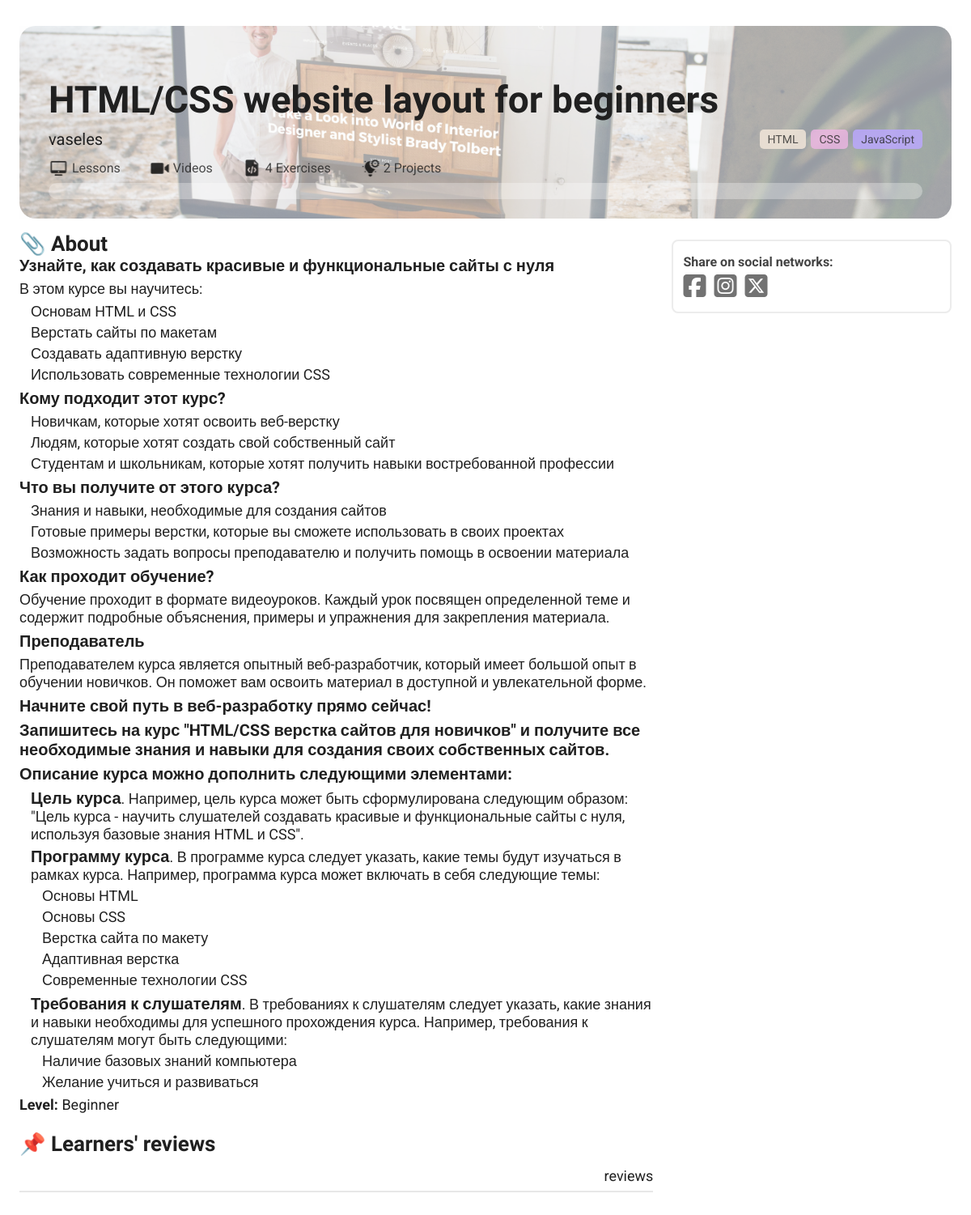
Before: /courses/1/ with the older database file.
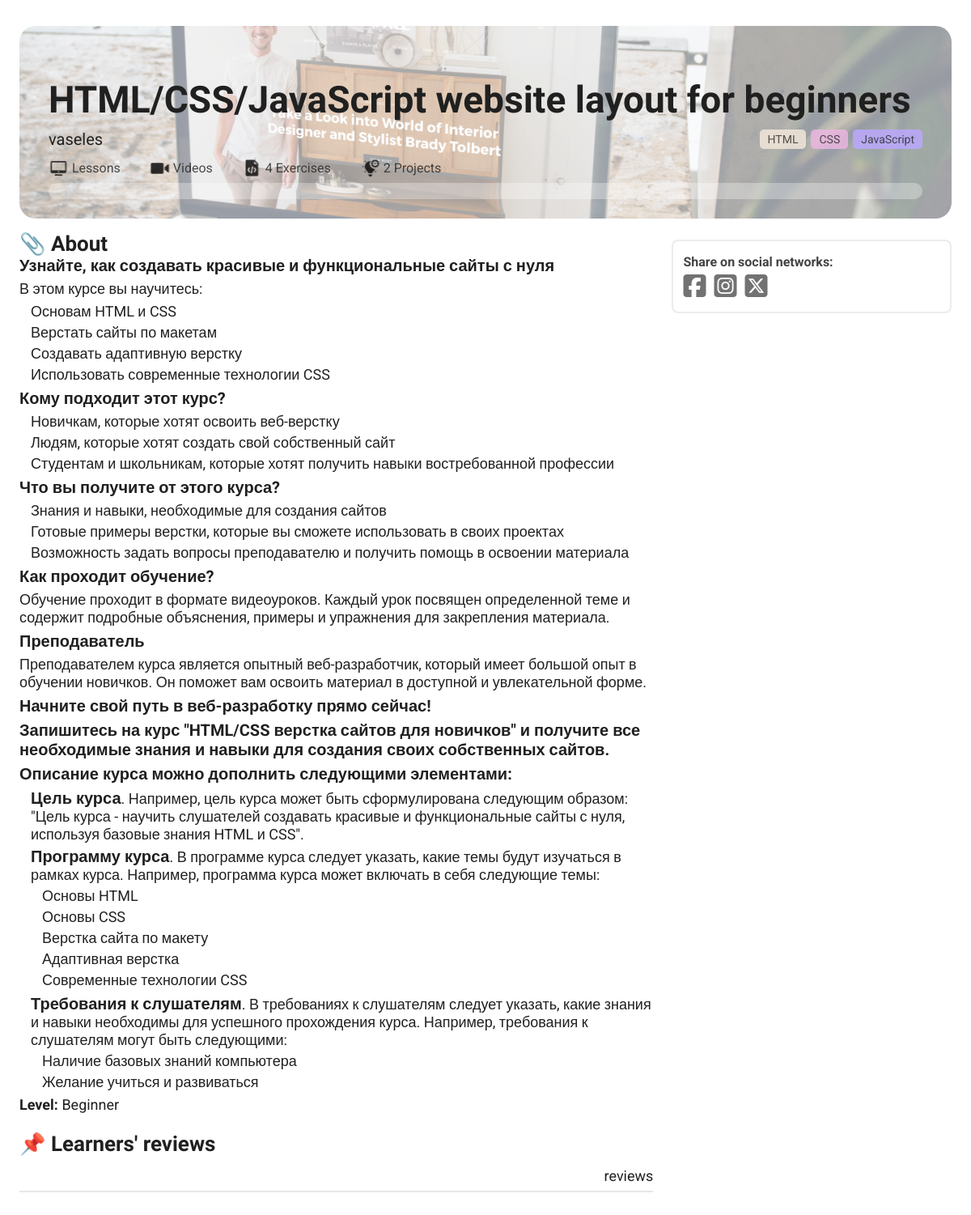
After: the same page with the newer database file.
### course/models.py (models this page shows, shortened)
class Course(models.Model):
    LEVEL = (
        ('Beginner', 'Beginner'),
        ('Intermediate', 'Intermediate'),
        ('Expert', 'Expert'),
    )
    title = models.CharField(max_length=250)
    user = models.ForeignKey(User, on_delete=models.CASCADE)
    image = models.ImageField(upload_to=f'courses/{title}', blank=True)
    tags = models.ManyToManyField(Tag, blank=True)
    about = RichTextField(blank=True)
    level = models.CharField(max_length=13, choices=LEVEL)
    public = models.BooleanField(default=False)
    likes = models.ManyToManyField(User, blank=True, related_name='likes')
    course_titles = models.ManyToManyField('Title', through='TitleOrder', blank=True, default=[],  related_name='course_titles')
    users_who_registered = models.ManyToManyField(User, related_name='users_who_registered', blank=True)
    created = models.DateTimeField(auto_now_add=True)
    updated = models.DateTimeField(auto_now=True)

class Tag(models.Model):
    name = models.CharField(max_length=100)

### course/views/course.py (the view)
# urls.py: path('', course.courses, name='courses'),
def course(request, id):
    course = get_object_or_404(Course, pk=id)
    return render(request, 'course/course.html', {
        'course': course,
    })

### course/templates/course/course.html (shortened to what this page needs)
{% include 'main.html' %}
{% block title %}
    <link rel="stylesheet" href="/static/css/courses/course.css">
{% endblock title %}
{% block content %}
<div class="course">
    <div class="course__item"
    {% if request.user.is_authenticated %}
        style="margin-left: 200px;"
    {% else %}
        style="margin-left: 0px"
    {% endif %}>
        <div class="course__header">
            <div class="course__header__image"
                {% if course.image %}style="background-image: url('/static/media/{{ course.image }}');"{% else %}style="background-color: url('https://images.unsplash.com/photo-1519327128442-131d250b06b8?ixlib=rb-4.0.3&ixid=M3wxMjA3fDB8MHxzZWFyY2h8MjR8fG5vdCUyMGZvdW5kfGVufDB8fDB8fHww&auto=format&fit=crop&w=800&q=60')"{% endif %}></div>
            <div class="course__header__mask"></div>
            <div class="course__header__item">
                <div class="course__header__title">
                    <h2>{{ course.title }}</h2>
                </div>
                <div class="course__header__info">
                    <div class="course__header__info__left">
                        <a href="/users/{{ course.user.username }}">{{ course.user.username }}</a>
                    </div>
                    <div class="course__header__info__right">
                        {% for tag in course.tags.all %}
                        <div class="course__tag" style="background-color: {% if forloop.counter|divisibleby:3 %}#BBA8FD{% elif forloop.counter|divisibleby:2 %}#EAB6E1{% else %}#F2E6D9{% endif %}">
                                {{ tag.name }}
                            </div>
                        {% endfor %}
                    </div>
                </div>
            <div class="course__header__desc">
                <div class="">
                    <img src="/static/media/icons/Monitor.svg" alt="video">
                    <span id='CourseLessonsCount'>{{ lessons_count }} Lessons</span>
                </div>
                <div class="">
                    <img src="/static/media/icons/VideoCall.svg" alt="VideoCall">
                    <span  id='CourseVideosCount'>{{ videos_count }} Videos</span>
                </div>
                <div class="">
                    <img src="/static/media/icons/CodeFile.svg" alt="CodeFile">
                    <span id='CourseExerciesesCount'>4 Exercises</span>
                </div>
                <div class="">
                    <img src="/static/media/icons/ProjectManagement.svg" alt="ProjectManagement">
                    <span id='CourseProjectsCount'>2 Projects</span>
                </div>
            </div>
            <div class="course__header__experience">
                <div class="course__header__experience__line">
                </div>
            </div>
            </div>
        </div>
        <div class="course__content">
            <div class="course__content__left">
                <div class="course__about">
                    <h2>📎 About</h2>
                    <div class="course__about">
                        <p>{% autoescape off %}
                            <div class="text">
                                {{ course.about }}
                            </div>
                            {% endautoescape %}</p>
                    </div>
                    <p><b>Level: </b> {{ course.level }}</p>
                </div>
                <div class="course__reviews">
                    <h2>📌 Learners' reviews</h2>
                    <div class="course__reviews__filters">
                        <div class="show__count__reviews">
                            reviews
                        </div>
                    </div>
                </div>
            </div>
            <div class="course__content__right">
                <div class="course__content__right__place">
                    <b>Share on social networks:</b>
                    <div class="line">
                        <a class="fa-brands fa-square-facebook" href=""></a>
                        <a class="fa-brands fa-square-instagram" href=""></a>
                        <a class="fa-brands fa-square-x-twitter" href=""></a>
                    </div>
                </div>
            </div>
        </div>
    </div>
</div>
{% endblock content %}

### templates/main.html (shortened to what this page needs)
<!DOCTYPE html>
<html lang="en">
<head>
    <link rel="stylesheet" href="/static/css/main.css">
</head>
<body>
</body>
</html>

### static/css/main.css (style rules this page uses)
* { box-sizing: border-box; padding: 0; margin: 0; text-decoration: none; outline: none; border: none; }
body { background-color: var(--white); color: var(--primary); font-size: 18px; font-family: var(--Roboto); overflow-x: hidden; }
a { color: rgb(20,20,20,.9); }
a, button, input, textarea, select, textarea { transition: all .3s linear; }

### static/css/variables.css (style rules this page uses)
:root { --black: #000; --white: #fff; --primary: #202020; --lightYellow: #f2e6d9; --pink: #EAB6E1; --violet: #bba8fd; --lilac: #DDC1EA; --lightBlue: #F3F8FF; --blue: #DEECFF; --lightViolet: #C6CFFF; --lightLilac: #E8D3FF; --Roboto: 'Roboto', sans-serif; --PaytoneOne: 'Paytone One', sans-serif; }

Changed rows visible on the page:
changed Course "Beginner": title "HTML/CSS website layout for beginners" → "HTML/CSS/JavaScript website layout for beginners"
